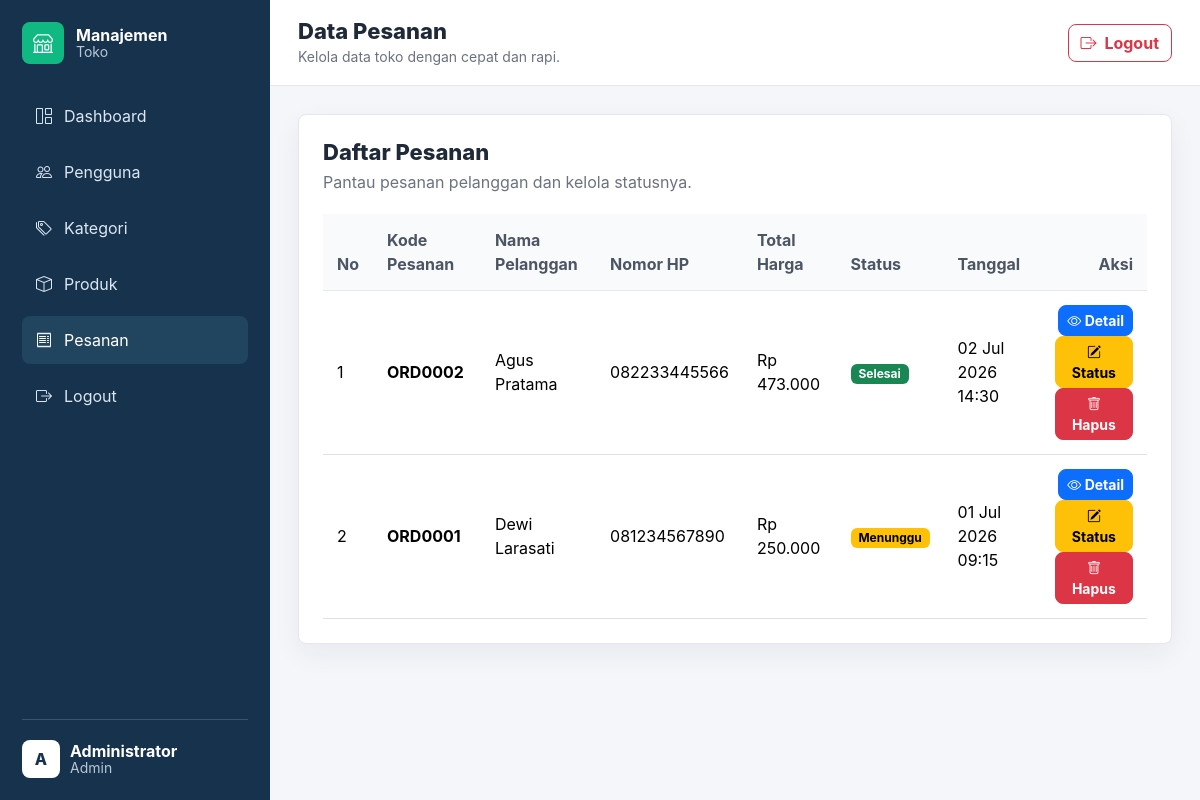
The page /pages/pesanan/index.php (signed in) on the database its author committed.
### tables this page shows
CREATE TABLE pesanan (
    id INT AUTO_INCREMENT PRIMARY KEY,
    kode_pesanan VARCHAR(20) NULL UNIQUE,
    nama_pelanggan VARCHAR(100) NOT NULL,
    no_hp VARCHAR(20) NOT NULL,
    alamat TEXT NOT NULL,
    metode_pembayaran ENUM('COD', 'Transfer Bank', 'E-Wallet') NOT NULL,
    total_harga DECIMAL(12,2) NOT NULL DEFAULT 0,
    status_pesanan ENUM('Menunggu', 'Diproses', 'Selesai', 'Dibatalkan') NOT NULL DEFAULT 'Menunggu',
    created_at TIMESTAMP DEFAULT CURRENT_TIMESTAMP
);

### config/database.php (called while the page is built, shortened)
<?php
function e($value)
{
    return htmlspecialchars((string) $value, ENT_QUOTES, 'UTF-8');
}
function rupiah($angka)
{
    return 'Rp ' . number_format((float) $angka, 0, ',', '.');
}
function status_badge_class($status)
{
    $classes = [
        'Menunggu' => 'text-bg-warning',
        'Diproses' => 'text-bg-primary',
        'Selesai' => 'text-bg-success',
        'Dibatalkan' => 'text-bg-danger',
    ];
    return $classes[$status] ?? 'text-bg-secondary';
}

### pages/pesanan/index.php (the view, shortened to what this page needs)
<?php
require_once __DIR__ . '/../../templates/header.php';
$result = mysqli_query($conn, 'SELECT id, kode_pesanan, nama_pelanggan, no_hp, total_harga, status_pesanan, created_at FROM pesanan ORDER BY id DESC');
require_once __DIR__ . '/../../templates/sidebar.php';
?>
<section class="data-panel">
    <div class="panel-header">
        <div>
            <h3>Daftar Pesanan</h3>
            <p>Pantau pesanan pelanggan dan kelola statusnya.</p>
        </div>
    </div>
    <div class="table-responsive">
        <table class="table table-hover align-middle">
            <thead>
                <tr>
                    <th>No</th>
                    <th>Kode Pesanan</th>
                    <th>Nama Pelanggan</th>
                    <th>Nomor HP</th>
                    <th>Total Harga</th>
                    <th>Status</th>
                    <th>Tanggal</th>
                    <th class="text-end">Aksi</th>
                </tr>
            </thead>
            <tbody>
                <?php if (mysqli_num_rows($result) > 0): ?>
                    <?php $no = 1; ?>
                    <?php while ($row = mysqli_fetch_assoc($result)): ?>
                        <tr>
                            <td><?= $no++; ?></td>
                            <td><strong><?= e($row['kode_pesanan']); ?></strong></td>
                            <td><?= e($row['nama_pelanggan']); ?></td>
                            <td><?= e($row['no_hp']); ?></td>
                            <td><?= rupiah($row['total_harga']); ?></td>
                            <td><span class="badge <?= status_badge_class($row['status_pesanan']); ?>"><?= e($row['status_pesanan']); ?></span></td>
                            <td><?= date('d M Y H:i', strtotime($row['created_at'])); ?></td>
                            <td class="text-end">
                                <a href="<?= BASE_URL; ?>pages/pesanan/detail.php?id=<?= $row['id']; ?>" class="btn btn-primary btn-sm">
                                    <i class="bi bi-eye"></i> Detail
                                </a>
                                <a href="<?= BASE_URL; ?>pages/pesanan/edit.php?id=<?= $row['id']; ?>" class="btn btn-warning btn-sm">
                                    <i class="bi bi-pencil-square"></i> Status
                                </a>
                                <a href="<?= BASE_URL; ?>pages/pesanan/hapus.php?id=<?= $row['id']; ?>" class="btn btn-danger btn-sm btn-delete" data-confirm="Yakin ingin menghapus pesanan ini?">
                                    <i class="bi bi-trash"></i> Hapus
                                </a>
                            </td>
                        </tr>
                    <?php endwhile; ?>
                <?php else: ?>
                    <tr>
                        <td colspan="8" class="text-center text-muted py-4">Belum ada data pesanan.</td>
                    </tr>
                <?php endif; ?>
            </tbody>
        </table>
    </div>
</section>
<?php require_once __DIR__ . '/../../templates/footer.php'; ?>

### assets/css/style.css (style rules this page uses)
:root { --bg: #f4f6fa; --surface: #ffffff; --ink: #1f2937; --muted: #6b7280; --line: #e5e7eb; --primary: #2563eb; --sidebar: #17324d; --sidebar-soft: #21445f; --accent: #10b981; }
* { box-sizing: border-box; }
body { min-height: 100vh; color: var(--ink); background: var(--bg); font-family: "Inter", "Segoe UI", Arial, sans-serif; }
a { text-decoration: none; }
.welcome-section, .data-panel, .form-panel, .stat-card { background: var(--surface); border: 1px solid var(--line); border-radius: 8px; box-shadow: 0 10px 28px rgba(31, 41, 55, 0.06); }
.data-panel, .form-panel { padding: 24px; }
.panel-header { display: flex; align-items: center; justify-content: space-between; gap: 16px; margin-bottom: 20px; }
.panel-header h3 { margin: 0; font-size: 22px; font-weight: 800; }
.panel-header p { margin: 4px 0 0; color: var(--muted); }
.table { margin-bottom: 0; }
.table thead th { color: #4b5563; background: #f9fafb; border-bottom: 1px solid var(--line); }
.table td, .table th { padding: 14px; }
.btn { border-radius: 8px; font-weight: 700; }

### rows shown on the page
pesanan: kode_pesanan "ORD0002", nama_pelanggan "Agus Pratama", no_hp "082233445566", total_harga "Rp 473.000", status_pesanan "Selesai", created_at "02 Jul 2026 14:30"
pesanan: kode_pesanan "ORD0001", nama_pelanggan "Dewi Larasati", no_hp "081234567890", total_harga "Rp 250.000", status_pesanan "Menunggu", created_at "01 Jul 2026 09:15"

### other values the page prints
substr($currentUser['nama'], 0, 1) "A"
$currentUser['nama'] "Administrator"
$currentUser['role'] "Admin"
$pageTitle "Data Pesanan"
